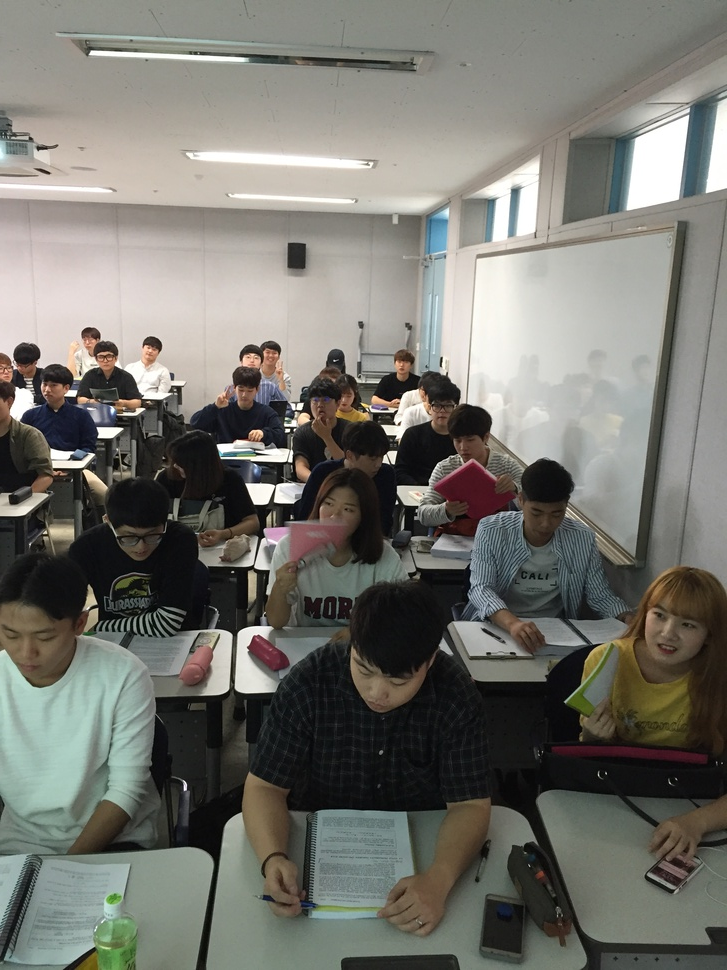
#> input picture c3.JPG, 727 x 970 px, shrunk from 2448 x 3264 before the run
$ python face.py
#> lines starting #> are read from the running program, lines starting #| are printed output that depends on the picture; after the words box and inside, x2 and y2 are one past the last pixel; in counts of white or black regions, pixels touching at a corner belong together
from datetime import datetime
import numpy as np
import cv2

now = datetime.today().strftime("%y-%m-%d_%H:%M:%S")

body_cascade = cv2.CascadeClassifier('./resources/haarcascades/haarcascade_mcs_upperbody.xml')


img = cv2.imread('c3.JPG')
#> img is the input picture: shape (970, 727, 3); mean B, G, R 110.1, 116.8, 117.2
gray = cv2.cvtColor(img, cv2.COLOR_BGR2GRAY)
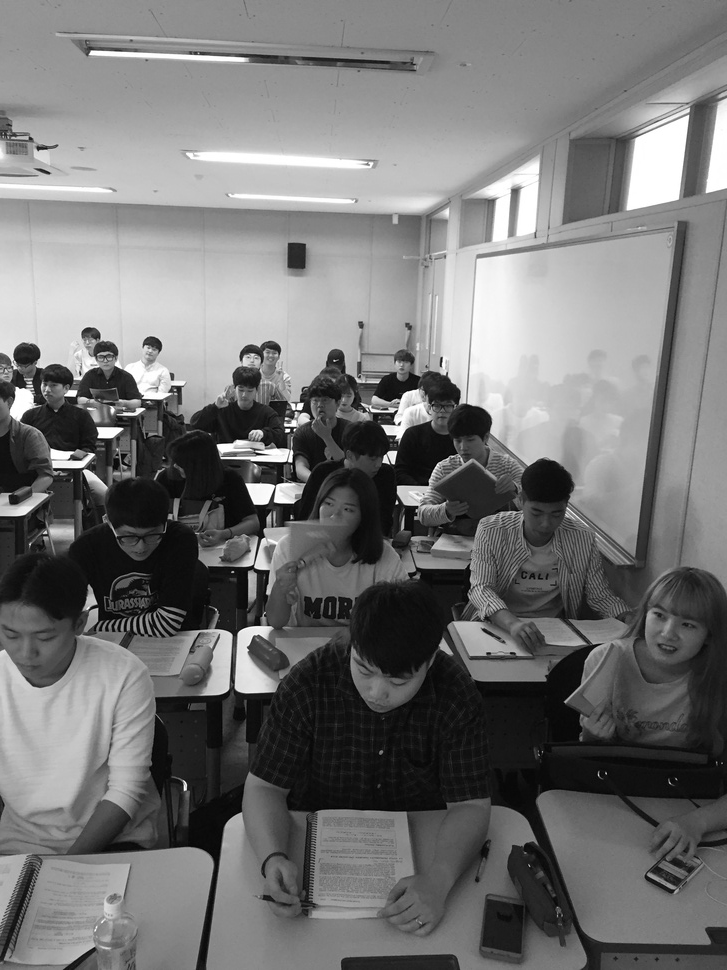
#> gray: shape (970, 727); min 0, max 255, mean 116.1
outfile = open('Attendance.txt', 'a')
outfile.write(str(now)+'\n')

body = body_cascade.detectMultiScale(gray, 1.3, 5)
#> body = [[123, 333, 54, 49], [226, 342, 46, 42], [62, 321, 56, 50], [240, 335, 61, 56], [78, 337, 56, 51], [305, 344, 59, 54], [376, 345, 54, 49], [210, 365, 69, 63]]
for (x,y,w,h) in body:
	cv2.rectangle(img,(x,y),(x+w,y+h),(255,0,0),2)
	a=[]
	a.append(x)
	a.append(y)
	a.append(x+w)
	a.append(y+h)
	print(a)
	outfile.write(str(a) + '\n')
#> this loop made 8 passes
#| [123, 333, 177, 382]
#| [226, 342, 272, 384]
#| [62, 321, 118, 371]
#| [240, 335, 301, 391]
#| [78, 337, 134, 388]
#| [305, 344, 364, 398]
#| [376, 345, 430, 394]
#| [210, 365, 279, 428]
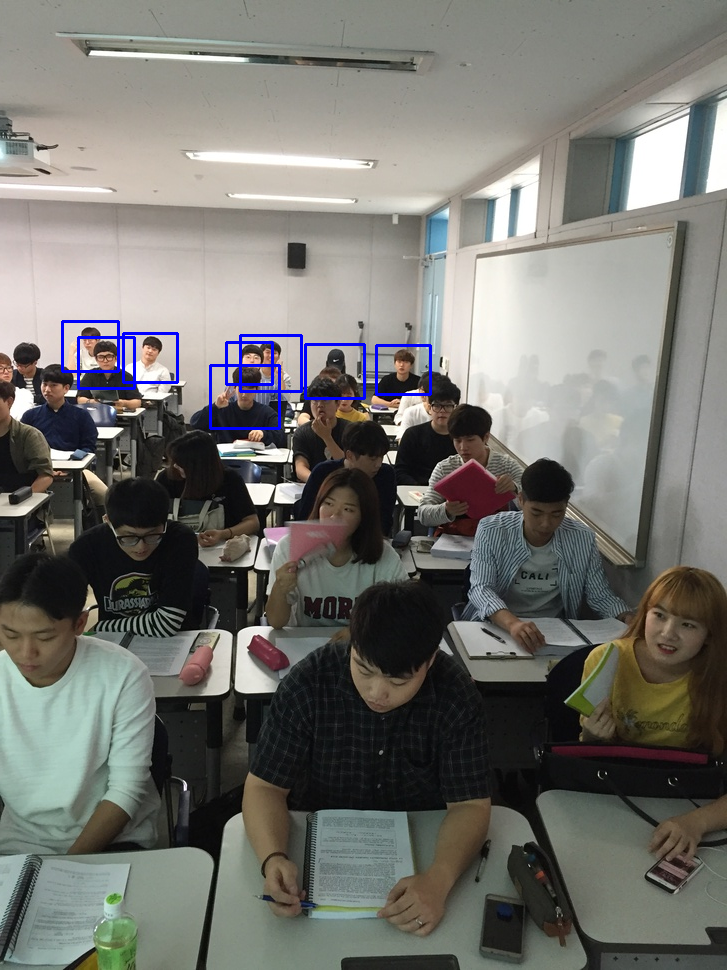
#> img: shape (970, 727, 3); 0.72% of pixels changed, all inside (x1, y1, x2, y2) = (61, 320, 432, 430)

outfile.write('\n')
outfile.close()
#cv2.imshow('img',img)
cv2.imwrite("c3_body.jpg", img)

$ run again, with v7.png saved as c3.JPG
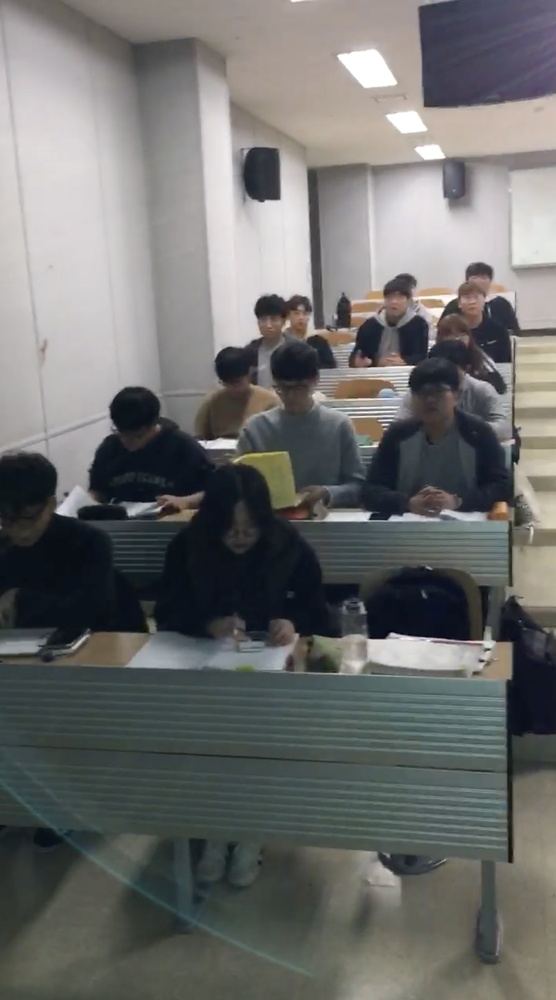
#> input picture v7.png, 556 x 1000 px, shrunk from 1000 x 1799 before the run
#> img is the input picture: shape (1000, 556, 3); mean B, G, R 108.4, 109.8, 108.8
#> body = [[436, 253, 84, 76], [350, 266, 93, 84], [226, 288, 90, 82]]
#> the loop `for (x,y,w,h) in body:` made 3 passes
#> (printed output is left out)
#> after the loop `for (x,y,w,h) in body:`:
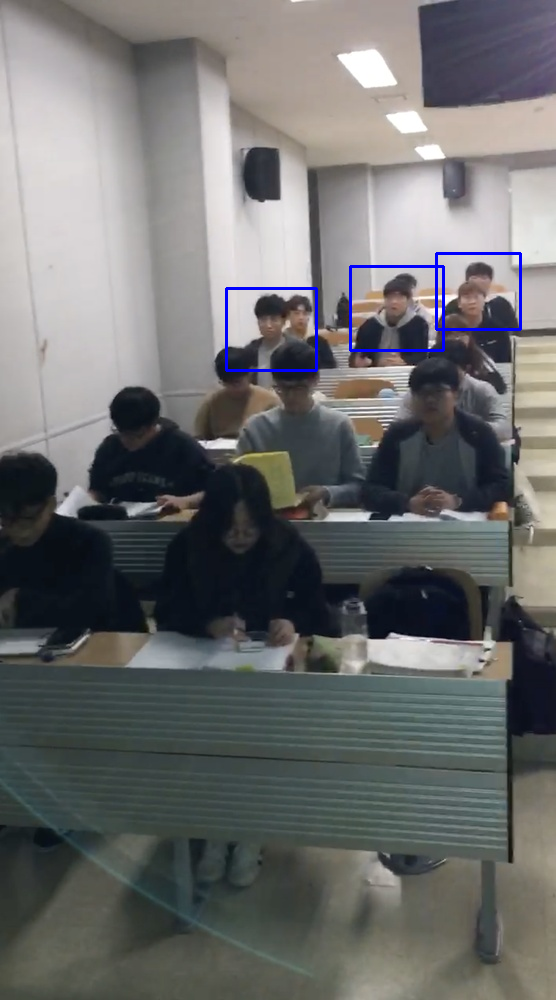
#> img: shape (1000, 556, 3); 0.54% of pixels changed, all inside (x1, y1, x2, y2) = (225, 252, 522, 372)

$ run again, with v8.png saved as c3.JPG
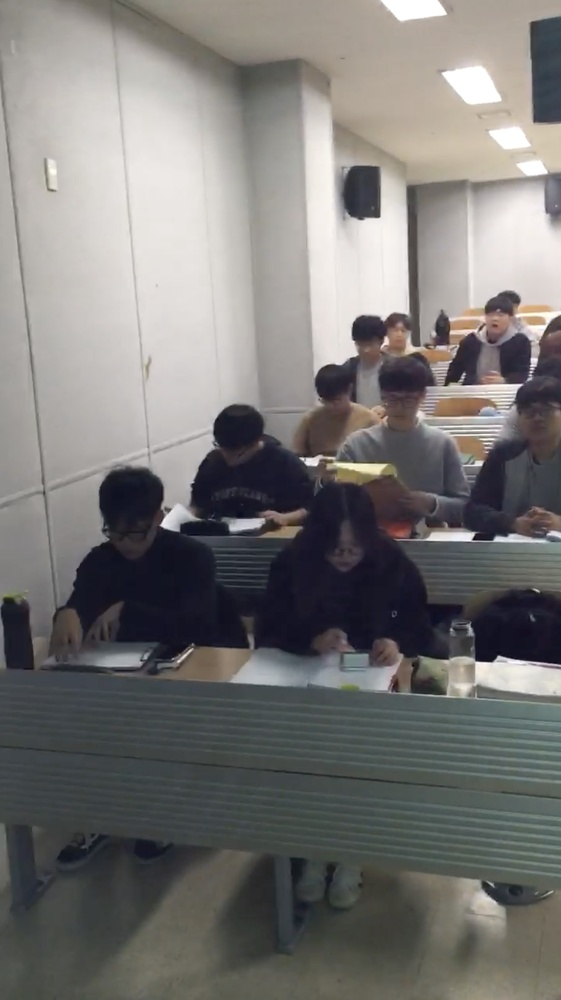
#> input picture v8.png, 561 x 1000 px, shrunk from 1009 x 1797 before the run
#> img is the input picture: shape (1000, 561, 3); mean B, G, R 117, 118.7, 120.3
#> body = [[453, 287, 90, 82], [363, 311, 72, 66]]
#> the loop `for (x,y,w,h) in body:` made 2 passes
#> (printed output is left out)
#> after the loop `for (x,y,w,h) in body:`:
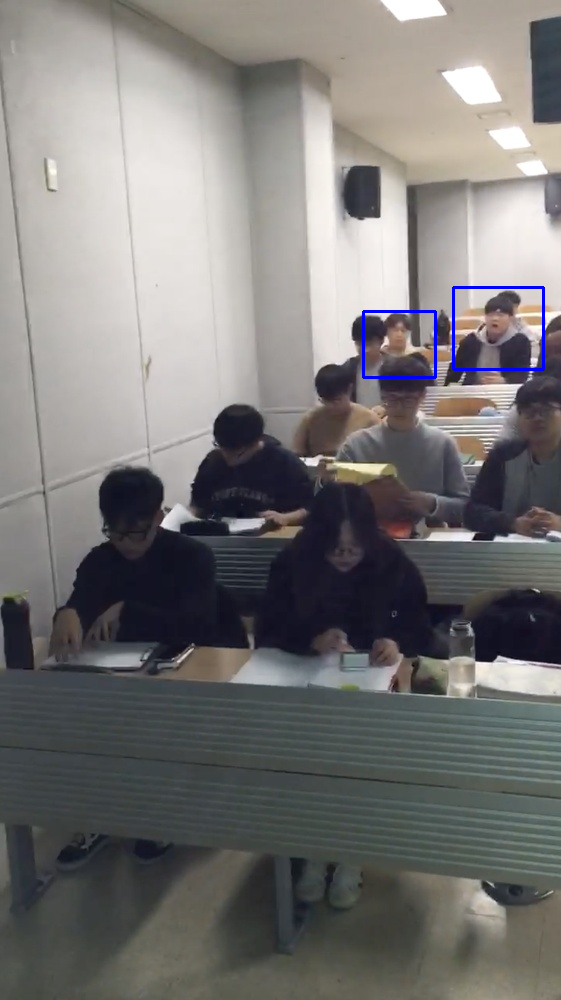
#> img: shape (1000, 561, 3); 0.33% of pixels changed, all inside (x1, y1, x2, y2) = (362, 286, 545, 379)
